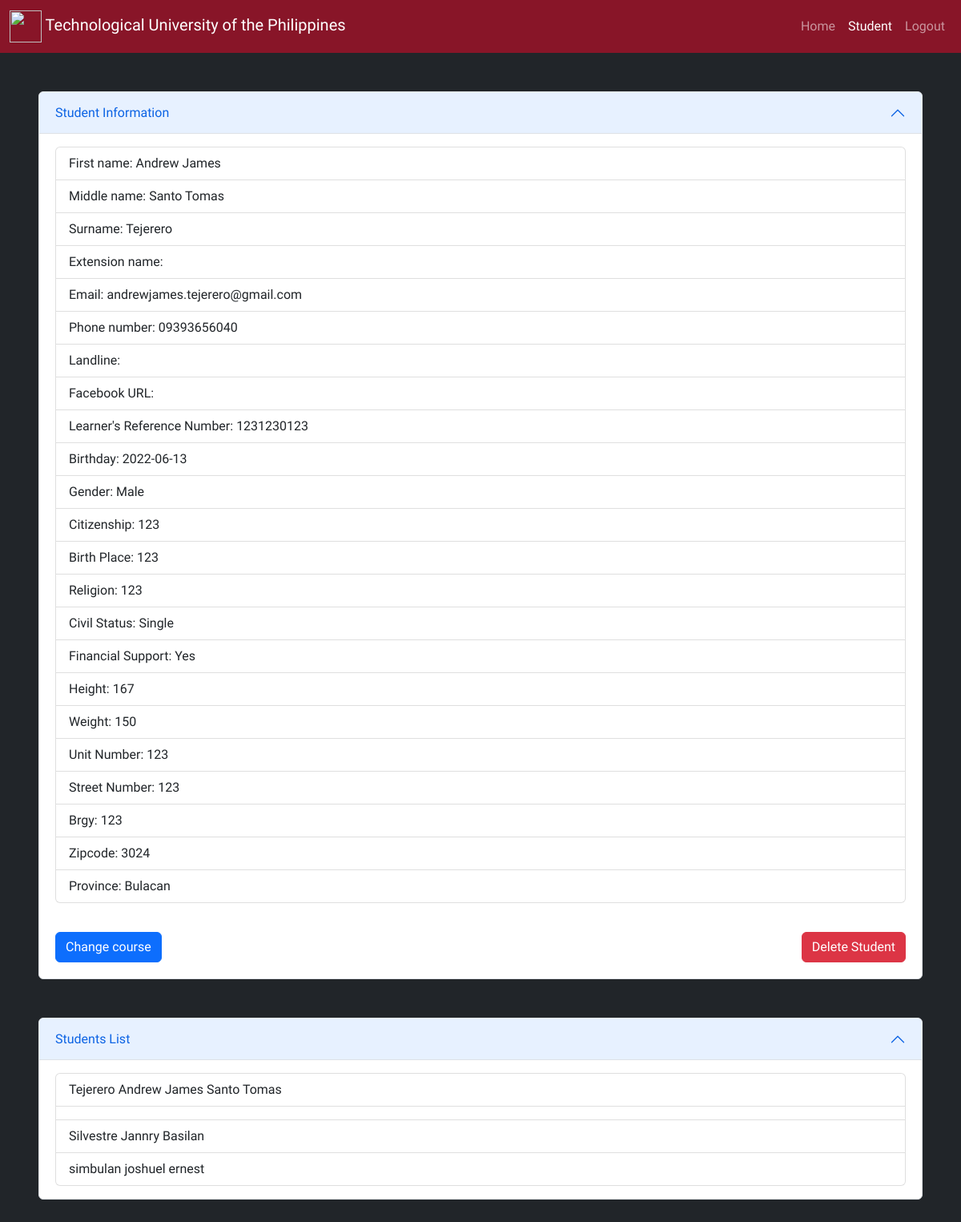
The page /student (signed in) on the database its author committed.
### app.py (models this page shows)
class Students(db.Model):
  id = db.Column(db.Integer, primary_key = True)
  camp = db.Column(db.String(10), nullable = False)
  dept = db.Column(db.String(50), nullable = False)
  course = db.Column(db.String(50), nullable = False)
  fname = db.Column(db.String(50), nullable = False)
  mname = db.Column(db.String(50))
  lname = db.Column(db.String(50), nullable = False)
  ename = db.Column(db.String(3))
  email = db.Column(db.String(50))
  cpnum = db.Column(db.String(11))
  llnum = db.Column(db.String(8))
  fburl = db.Column(db.String(50))
  lrn = db.Column(db.String(20), nullable = False)
  bday = db.Column(db.String(10), nullable = False)
  gender = db.Column(db.String(15))
  citizenship = db.Column(db.String(20))
  birthplace = db.Column(db.String(50))
  religion = db.Column(db.String(20))
  cstatus = db.Column(db.String(20))
  fsupport = db.Column(db.String(40))
  height = db.Column(db.String(5))
  weight = db.Column(db.String(5))
  unum = db.Column(db.String(10))
  snum = db.Column(db.String(20))
  brgy = db.Column(db.String(30))
  zip = db.Column(db.String(5))
  province = db.Column(db.String(20))
  pfp = db.Column(db.LargeBinary, nullable = False)

### app.py (the view)
@app.route("/student", methods = ["GET", "POST"])
def student():
  if request.method == "POST":
    student = Students.query.filter_by(email = session["email"]).delete()
    db.session.commit()
    return redirect('/')
  else:
    student = Students.query.filter_by(email = session["email"]).first()
    students = Students.query.all()
    return render_template("student.html", s = student, std = students)

### templates/student.html (shortened to what this page needs)
{% extends 'master.html' %}
{% block nav_active %}
      <ul class="navbar-nav">
        <li class="nav-item">
          <a class="nav-link"  href="/">Home</a>
        </li>
        <li class="nav-item">
          <a class="nav-link active " href="#">Student</a>
        </li>
        <li class="nav-item">
          <a class="nav-link" href="logout">Logout</a>
        </li>
      </ul>
{% endblock %}
{% block body %}
<div class="accordion m-5" id="accordionPanelsStayOpenExample">
  <div class="accordion-item">
    <h2 class="accordion-header" id="panelsStayOpen-headingOne">
      <button class="accordion-button" type="button" data-bs-toggle="collapse" data-bs-target="#panelsStayOpen-collapseOne" aria-expanded="true" aria-controls="panelsStayOpen-collapseOne">
        Student Information
      </button>
    </h2>
    <div id="panelsStayOpen-collapseOne" class="accordion-collapse collapse show" aria-labelledby="panelsStayOpen-headingOne">
      <div class="accordion-body">
        <ul class="list-group">
          <li class="list-group-item">First name: {{s.fname}}</li>
          <li class="list-group-item">Middle name: {{s.mname}}</li>
          <li class="list-group-item">Surname: {{s.lname}}</li>
          <li class="list-group-item">Extension name: {{s.ename}}</li>
          <li class="list-group-item">Email: {{s.email}}</li>
          <li class="list-group-item">Phone number: {{s.cpnum}}</li>
          <li class="list-group-item">Landline: {{s.llnum}}</li>
          <li class="list-group-item">Facebook URL: {{s.fbrul}}</li>
          <li class="list-group-item">Learner's Reference Number: {{s.lrn}}</li>
          <li class="list-group-item">Birthday: {{s.bday}}</li>
          <li class="list-group-item">Gender: {{s.gender}}</li>
          <li class="list-group-item">Citizenship: {{s.citizenship}}</li>
          <li class="list-group-item">Birth Place: {{s.birthplace}}</li>
          <li class="list-group-item">Religion: {{s.religion}}</li>
          <li class="list-group-item">Civil Status: {{s.cstatus}}</li>
          <li class="list-group-item">Financial Support: {{s.fsupport}}</li>
          <li class="list-group-item">Height: {{s.height}}</li>
          <li class="list-group-item">Weight: {{s.weight}}</li>
          <li class="list-group-item">Unit Number: {{s.unum}}</li>
          <li class="list-group-item">Street Number: {{s.snum}}</li>
          <li class="list-group-item">Brgy: {{s.brgy}}</li>
          <li class="list-group-item">Zipcode: {{s.zip}}</li>
          <li class="list-group-item">Province: {{s.province}}</li>
        </ul>
      </div>
    </div>
    <div class="d-flex justify-content-between p-1 m-3">
      <a href="change_course" class="btn btn-primary">Change course</a>
      <form action="#" method="POST">
        <button type="submit" class="btn btn-danger">Delete Student</button>
      </form>
    </div>
  </div>
</div>
<div class="accordion m-5" id="accordionPanelsStayOpenExample">
  <div class="accordion-item">
    <h2 class="accordion-header" id="panelsStayOpen-headingOne">
      <button class="accordion-button" type="button" data-bs-toggle="collapse" data-bs-target="#panelsStayOpen-collapseTwo" aria-expanded="true" aria-controls="panelsStayOpen-collapseOne">
        Students List
      </button>
    </h2>
    <div id="panelsStayOpen-collapseTwo" class="accordion-collapse collapse show" aria-labelledby="panelsStayOpen-headingOne">
      <div class="accordion-body">
        <ul class="list-group">
          {% for s in std %}
          <li class="list-group-item">{{s.lname}} {{s.fname}} {{s.mname}} {{s.ename}}</li>
          {% endfor %}
        </ul>
      </div>
    </div>
  </div>
</div>
{% endblock%}

### templates/master.html (shortened to what this page needs)
<!DOCTYPE html>
<html lang="en">
<head>
  <link href="https://cdn.jsdelivr.net/npm/bootstrap@5.2.0-beta1/dist/css/bootstrap.min.css" rel="stylesheet">
  <link href="../static/main.css" rel="stylesheet">
</head>
<body class="text-light bg-dark" style="font-family: 'Cabin', sans-serif;">
<nav class="navbar navbar-expand-lg navbar-dark" style="background-color: #881528;">
  <div class="container-fluid">
    <a class="navbar-brand" href="https://www.google.com/search?gs_ssp=eJzj4tTP1TdILqpIMzNg9NIuSU3OyMvPyU_PTE7MUSjNyyxLLSrOLKlUyE9TKMlIVSjIyMzJLCjIzEstBgAu5RSX&q=technological+university+of+the+philippines&oq=tec&aqs=chrome.1.69i59j46i39j69i57j69i61j69i60j69i65j69i60j69i61.3035j0j7&sourceid=chrome&ie=UTF-8" target="_blank">
      <img src="https://upload.wikimedia.org/wikipedia/en/thumb/c/c8/Technological_University_of_the_Philippines_Seal.svg/1200px-Technological_University_of_the_Philippines_Seal.svg.png" alt="" width="40" height="40" class="d-inline-block align-text-center">
      Technological University of the Philippines
    </a>
    <div class="d-flex justify-content-end" id="navbar">
      {% block nav_active %}
      {% endblock %}
    </div>
  </div>
</nav>
  {% block body %}{% endblock %}
</body>
</html>

### rows shown on the page
Students: fname "Andrew James", mname "Santo Tomas", lname "Tejerero", email "andrewjames.tejerero@gmail.com", cpnum "09393656040", lrn "1231230123", bday "2022-06-13", gender "Male", citizenship "123", birthplace "123", religion "123", cstatus "Single", fsupport "Yes", height "167", weight "150", unum "123", snum "123", brgy "123", zip "3024", province "Bulacan"
Students: lname "Silvestre", fname "Jannry", mname "Basilan"
Students: lname "simbulan", fname "joshuel", mname "ernest"
